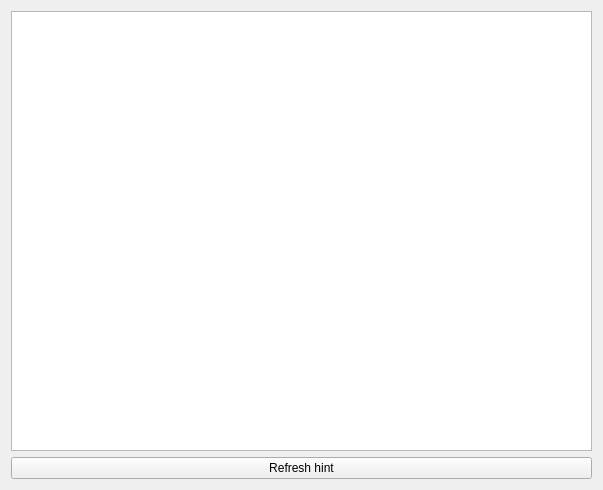
<?xml version="1.0" encoding="UTF-8"?>
<ui version="4.0">
 <class>HintWindow</class>
 <widget class="QWidget" name="HintWindow">
  <property name="geometry">
   <rect>
    <x>0</x>
    <y>0</y>
    <width>603</width>
    <height>490</height>
   </rect>
  </property>
  <property name="windowTitle">
   <string>Form</string>
  </property>
  <property name="styleSheet">
   <string notr="true"/>
  </property>
  <layout class="QVBoxLayout" name="verticalLayout">
   <item>
    <widget class="QGraphicsView" name="view"/>
   </item>
   <item>
    <widget class="QPushButton" name="refreshBtn">
     <property name="text">
      <string>Refresh hint</string>
     </property>
    </widget>
   </item>
  </layout>
 </widget>
 <resources/>
 <connections/>
</ui>
